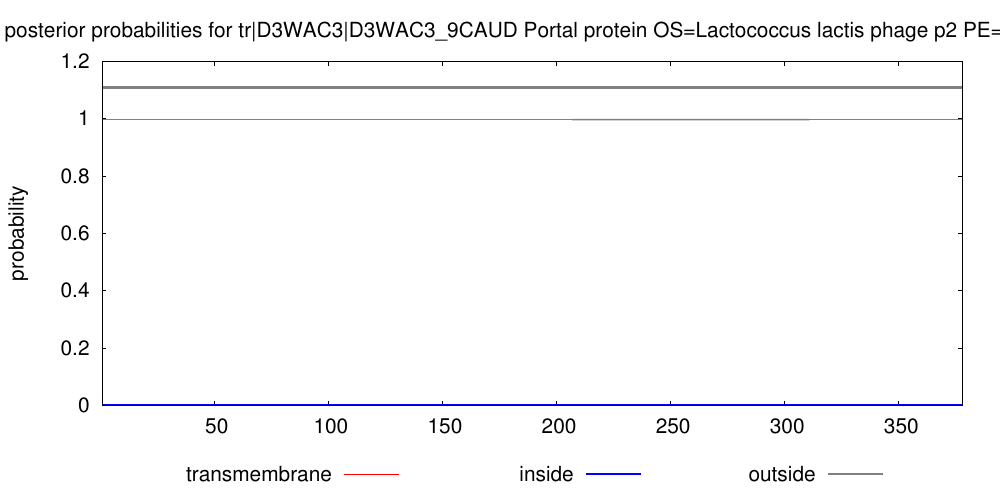

The script that saved this image:
set arrow from 1,1.11 to 378,1.11 nohead lt 9 lw 10
set key below
set title "TMHMM posterior probabilities for tr|D3WAC3|D3WAC3_9CAUD Portal protein OS=Lactococcus lactis phage p2 PE=4 SV=1 ORF=4"
set yrange [0:1.2]
set size 2., 1.4
#set xlabel "position"
set ylabel "probability"
set xrange [1:378]
# Make the ps plot
set term postscript eps color solid "Helvetica" 30
set output "./TMHMM_9908/tr_D3WAC3_D3WAC3_9CAUD.eps"
plot "./TMHMM_9908/tr_D3WAC3_D3WAC3_9CAUD.plp" using 1:4 title "transmembrane" with impulses lt 1 lw 3, \
"" using 1:3 title "inside" with line lt 3 lw 4, \
"" using 1:5 title "outside" with line lt 9 lw 4
exit
